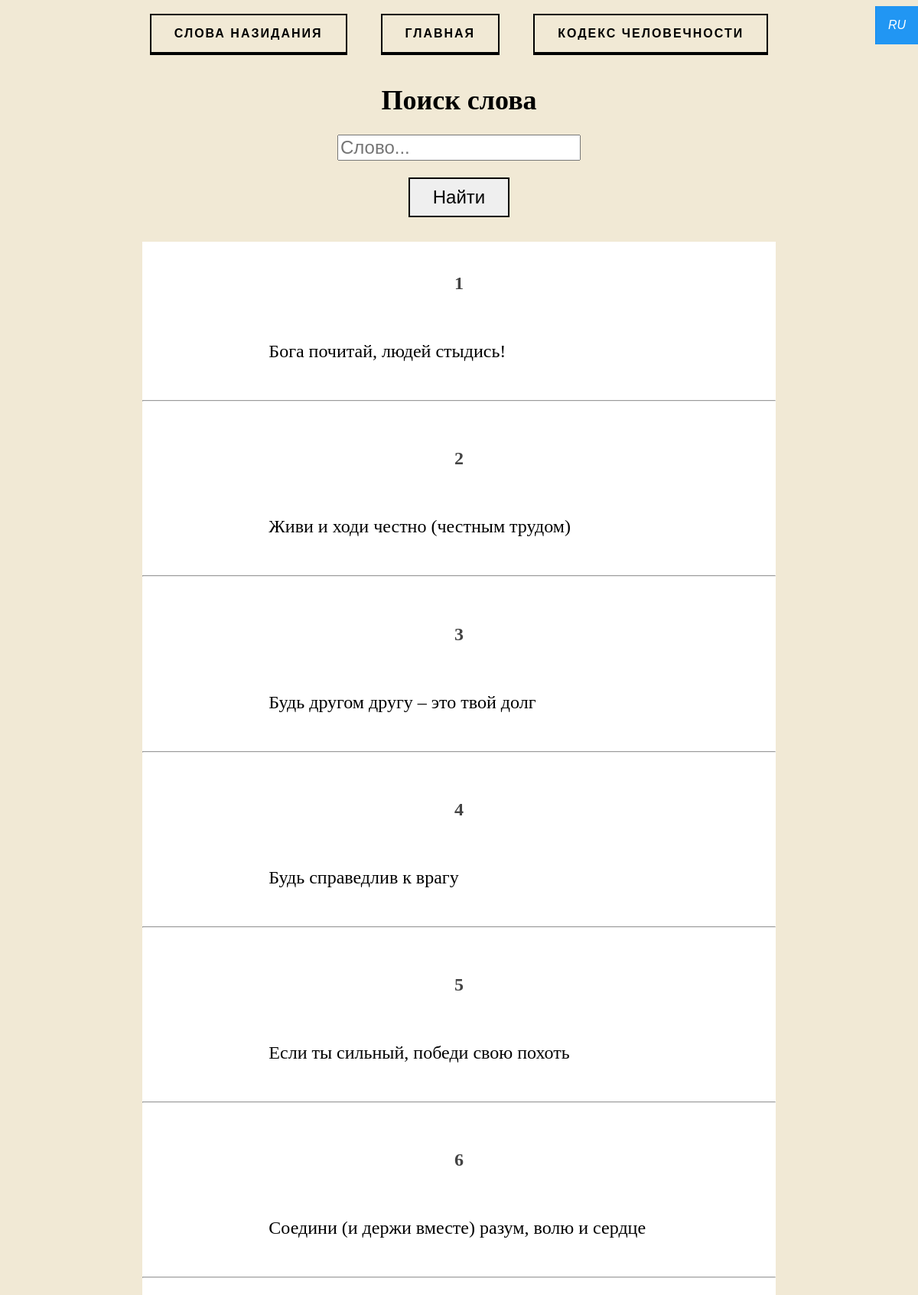
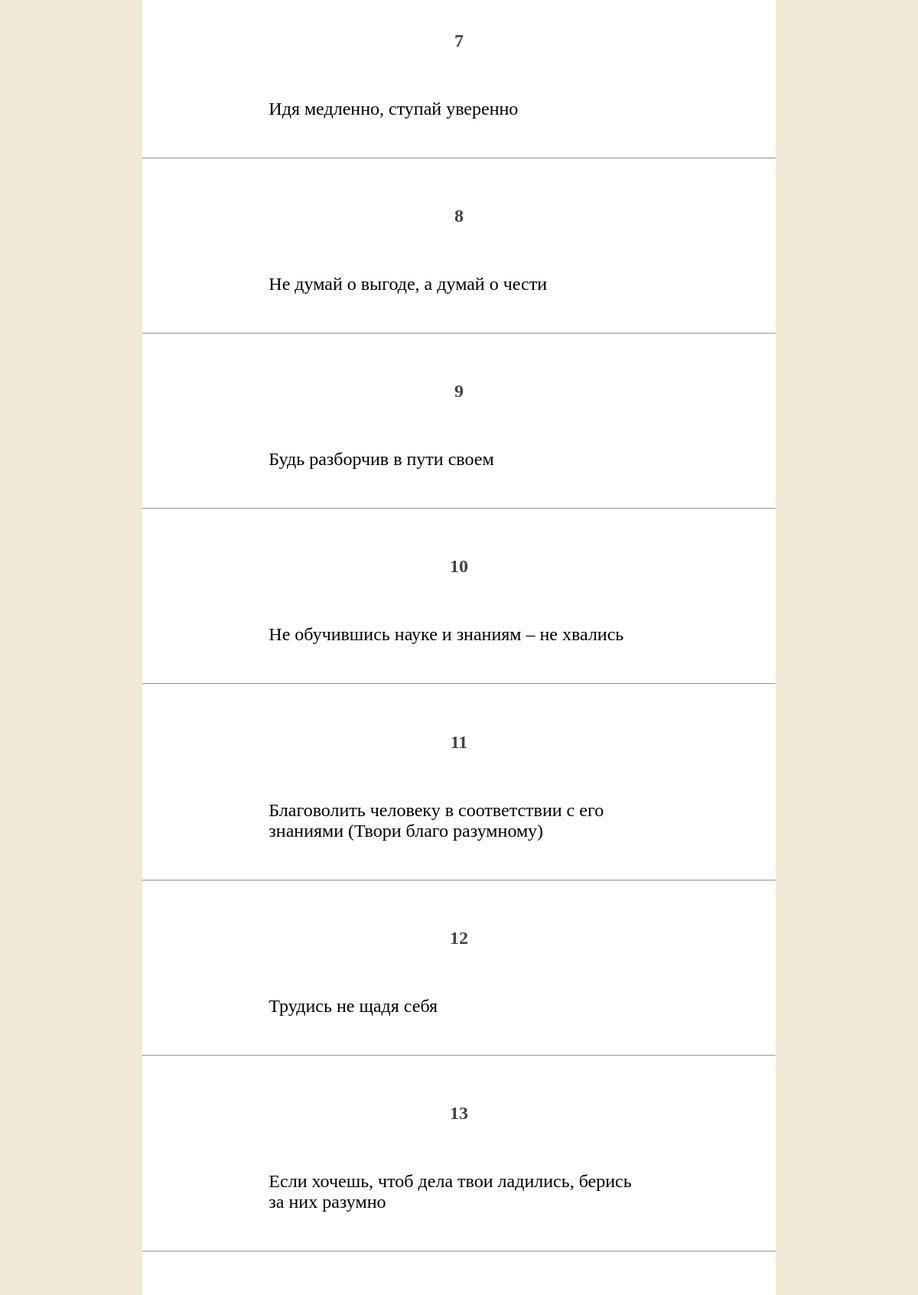
Screenshot of /abai/ru/ch/ (upper part) with the database file from the repository (2 pictures, top to bottom).
### function/models.py (models this page shows, shortened)
class CH(models.Model):
    id = models.AutoField(primary_key=True)
    text = models.TextField(null=True)
    text_kz = models.TextField(null=True, default='')

### function/views.py (the view)
# urls.py: path('ch/', get_all_ch, name='ch')
def get_all_ch(request, ln):
    chs = CH.objects.all()
    ch_text = []
    for ch in chs:
        if ln == 'ru':
            lens = ch.text
        else:
            lens = ch.text_kz
        ch_text.append('<h2>' + str(ch.id) + '</h2>' + '<br>' + '<p>' + lens + '</p>' + '<br>')
    data = {"woes": ch_text, "ln": ln, "interface_words": get_interface_words(ln)}
    html = render(request, 'word_list.html', data)
    html.set_cookie('ln', ln)
    return html

### function/views.py (called while the page is built)
def get_interface_words(languages):
    if languages == 'ru':
        return interface_words
    elif languages == 'kz':
        return interface_words_kz
    else:
        return interface_words

### function/templates/word_list.html (shortened to what this page needs)
{% extends "home.html" %}
{% block content %}
    {% for woe in woes %}
        {{ woe|safe }}
        <hr>
    {% endfor %}
{% endblock content %}

### function/static/css/style.css (style rules this page uses)
h2 { text-align: center; color: #434343; }
p { font-size: 24px; padding: 0 20% 0 20%; }
body { background-color: #f1e9d5; }
.content h2 { padding-top: 5%; }

### rows the page displays
CH: text "1 Бога почитай, людей стыдись!"
CH: text "2 Живи и ходи честно (честным трудом)"
CH: text "3 Будь другом другу – это твой долг"
CH: text "4 Будь справедлив к врагу"
CH: text "5 Если ты сильный, победи свою похоть"
CH: text "6 Соедини (и держи вместе) разум, волю и сердце"
CH: text "7 Идя медленно, ступай уверенно"
CH: text "8 Не думай о выгоде, а думай о чести"
CH: text "9 Будь разборчив в пути своем"
CH: text "10 Не обучившись науке и знаниям – не хвались"
CH: text "11 Благоволить человеку в соответствии с его знаниями (Твори благо разумному)"
CH: text "12 Трудись не щадя себя"
CH: text "13 Если хочешь, чтоб дела твои ладились, берись за них разумно"

### other values shown
{{ interface_words.words_of_edification }} "СЛОВА НАЗИДАНИЯ"
{{ interface_words.home }} "ГЛАВНАЯ"
{{ interface_words.code_of_humanity }} "КОДЕКС ЧЕЛОВЕЧНОСТИ"
{{ ln.upper }} "RU"
{{ interface_words.word_search }} "Поиск слова"
